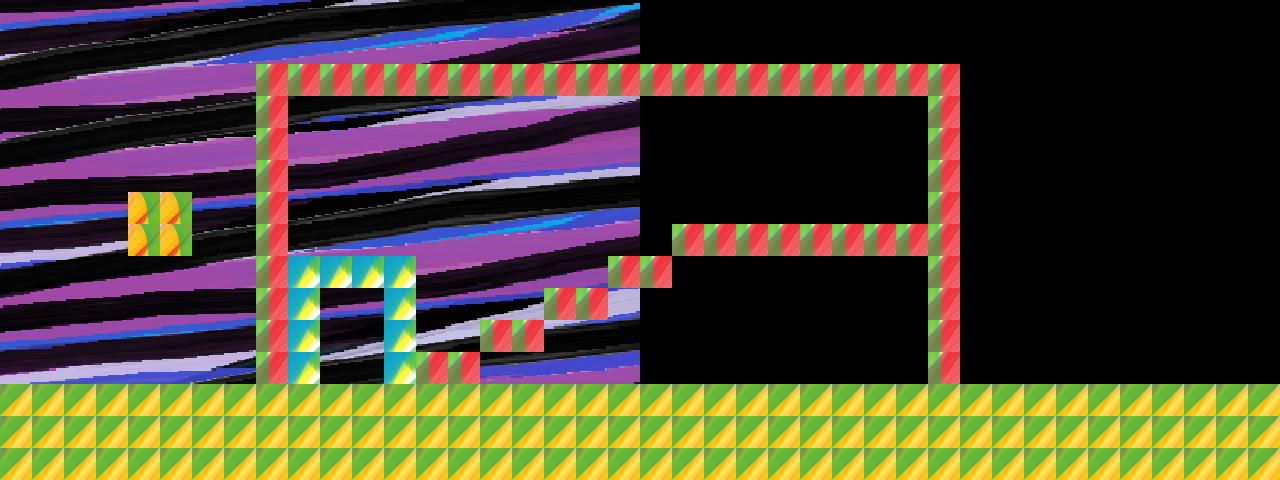

A level layout from a 2D game, rendered from its tile map. Below: a short description, then the map file with tile-grid data replaced by summaries:
An orthogonal 40x15 tile map with 32x32 px tiles, 1 tile layer (foreground), 1 image layer and 13 objects (5x platform, 3x interactable, mainPlayer).

<map version="1.2" tiledversion="1.2.1" orientation="orthogonal" renderorder="right-down" width="40" height="15" tilewidth="32" tileheight="32" infinite="0" nextlayerid="15" nextobjectid="41">
 <tileset firstgid="1" name="area01_level_tiles" tilewidth="32" tileheight="32" tilecount="70" columns="10">
  <image source="../img/map/area01_level_tiles.png" width="320" height="241" />
 </tileset>
 <imagelayer id="13" name="Parallax_layer1">
  <image source="../img/area02_bkg0.png" width="640" height="480" />
  <properties>
   <property name="ratio" type="float" value="0.25" />
  </properties>
 </imagelayer>
 <layer id="1" name="foreground" width="40" height="15">
  <data>[600 cells, 190 non-empty, 4 distinct tile ids]</data>
 </layer>
 <objectgroup id="14" name="interactables">
  <object id="27" name="interactable1" type="interactable" x="800" y="320" width="32" height="64">
   <properties>
    <property name="framewidth" type="int" value="32" />
    <property name="image" type="file" value="../img/sprite/interactable1.png" />
   </properties>
  </object>
  <object id="29" name="interactable2" type="interactable" x="800" y="160" width="32" height="64">
   <properties>
    <property name="framewidth" type="int" value="32" />
    <property name="image" type="file" value="../img/sprite/interactable1.png" />
   </properties>
  </object>
  <object id="30" name="interactable_door_exit" type="interactable" x="320" y="288" width="64" height="96" />
 </objectgroup>
 <objectgroup id="3" name="Entities">
  <object id="13" name="mainPlayer" x="384" y="320" width="46" height="64">
   <properties>
    <property name="framewidth" type="int" value="64" />
    <property name="image" type="file" value="../img/sprite/char-walk-right.png" />
   </properties>
  </object>
 </objectgroup>
 <objectgroup id="6" name="collision">
  <object id="26" x="0" y="384" width="1280" height="96" />
  <object id="32" type="platform" x="480" y="320" width="64" height="32" />
  <object id="33" type="platform" x="416" y="352" width="64" height="32" />
  <object id="34" type="platform" x="544" y="288" width="64" height="32" />
  <object id="35" type="platform" x="608" y="256" width="64" height="32" />
  <object id="36" type="platform" x="672" y="224" width="256" height="32" />
  <object id="37" x="928" y="64" width="32" height="320" />
  <object id="38" x="256" y="64" width="32" height="160" />
  <object id="39" x="288" y="64" width="640" height="32" />
 </objectgroup>
</map>